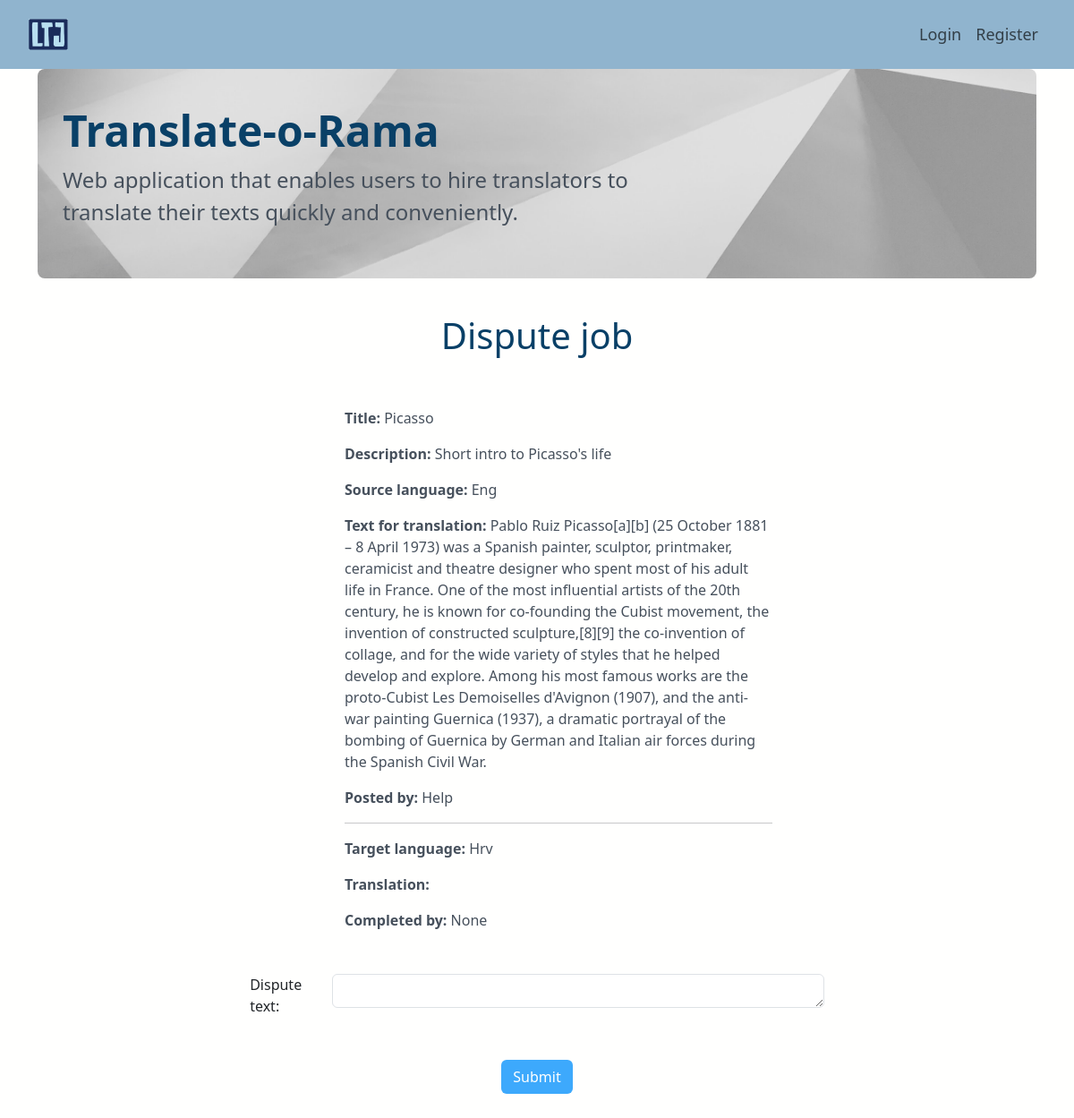
Page /dashboard/dispute/1 on the earlier database version.
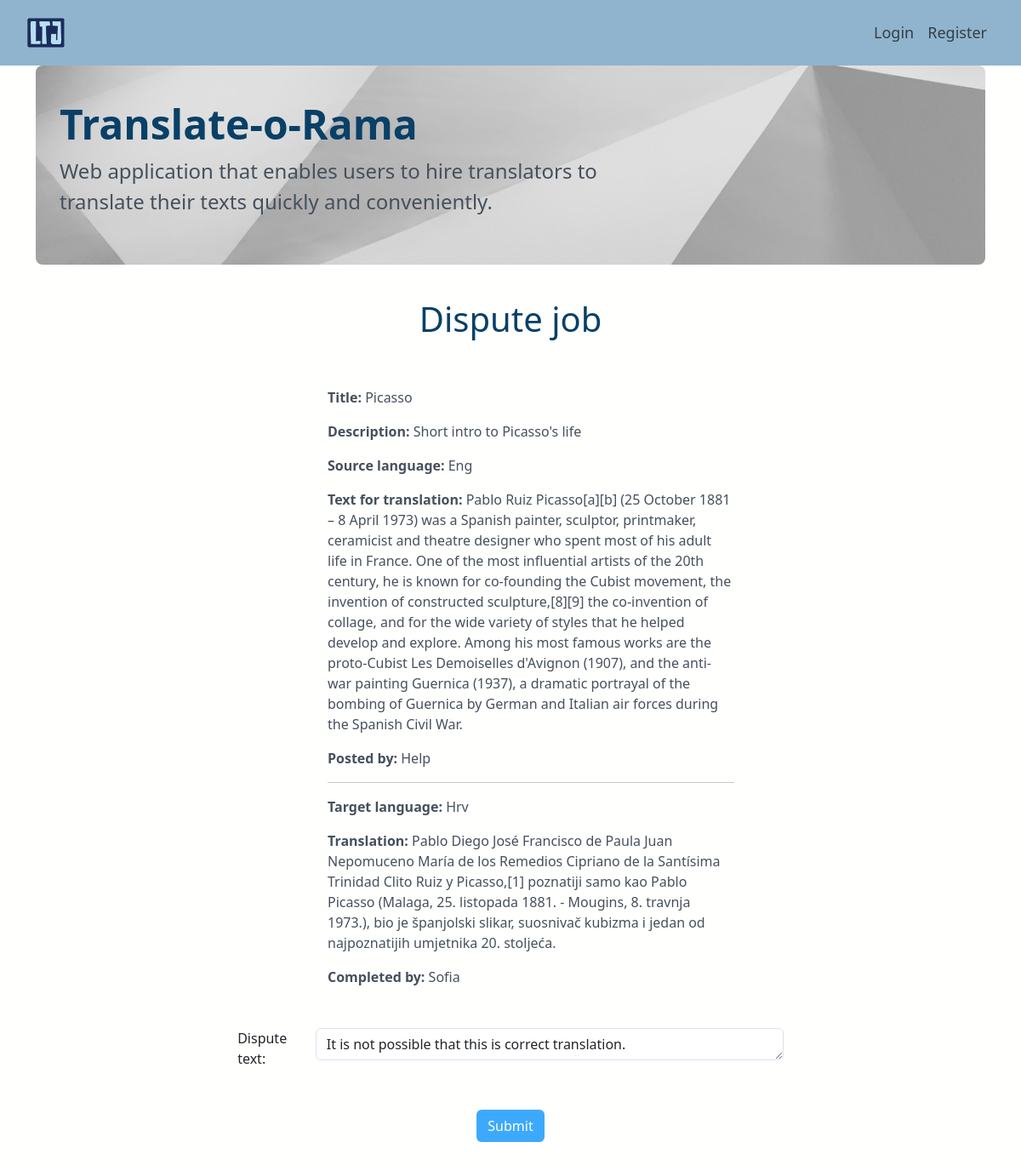
Same page on the later database version.
### app/models.py (models this page shows, shortened)
class Job(models.Model):
    user = models.ForeignKey(User, on_delete=models.CASCADE, related_name="user")
    title = models.TextField(blank=False, unique=True)
    description = models.TextField(blank=False)
    source_language = models.TextField(blank=False)
    target_language = models.TextField(blank=False)
    job_field = models.CharField(
        max_length=15,
        choices=JobField.JOB_CHOICES,
        default=JobField.LITERATURE,
    )
    budget = models.DecimalField(max_digits=10, decimal_places=2, default=0.0)
    text = models.TextField(blank=False)
    assigned_to = models.ForeignKey(
        "JobBid",
        on_delete=models.CASCADE,
        blank=True,
        null=True,
        related_name="assigned_to",
    )
    is_assigned = models.BooleanField(default=False)
    is_completed = models.BooleanField(default=False)
    translator = models.ForeignKey(
        User,
        on_delete=models.SET_NULL,
        blank=True,
        null=True,
        related_name="set_as_translator_of_job",
    )
    translation = models.TextField(blank=True, null=True)
    dispute = models.ForeignKey(
        Dispute,
        on_delete=models.SET_NULL,
        blank=True,
        null=True,
        related_name="dispute_for_completed_job",
    )

class Dispute(models.Model):
    dispute_text = models.TextField(blank=True, null=True)
    status = models.CharField(
        max_length=6, choices=DisputeStatus.DISPUTE_CHOICES, default=DisputeStatus.OPEN
    )

### app/views.py (the view)
def dispute_job(request, job_id):
    user = request.user
    job = get_object_or_404(Job, pk=job_id)
    form = DisputeJobForm()
    context = {
        "job": job,
        "user": user,
        "form": form,
    }
    if request.method == "POST":
        form = DisputeJobForm(request.POST, instance=job.dispute)
        if form.is_valid():
            if job.dispute == None:
                dispute = Dispute.objects.create(
                    dispute_text=form.cleaned_data.get("dispute_text"),
                    status=DisputeStatus.OPEN,
                )
                dispute.save()
                job.dispute = dispute
                job.save()
            else:
                dispute = job.dispute
                dispute.text = form.cleaned_data.get("dispute_text")
                dispute.save()
            return HttpResponseRedirect(reverse("app:dashboard", args=[]))
        else:
            context = {
                "job": job,
                "user": user,
                "form": form,
            }
            return render(request, "app/dispute_job.html", context)
    else:
        form = DisputeJobForm(instance=job.dispute)
        context = {
            "job": job,
            "user": user,
            "form": form,
        }
    return render(request, "app/dispute_job.html", context)

### app/forms.py (shortened to what this page needs)
class DisputeJobForm(ModelForm):
    class Meta:
        model = Dispute
        fields = [
            "dispute_text",
        ]

### app/templates/app/dispute_job.html (shortened to what this page needs)
{% extends 'app/base.html' %}
{% load widget_tweaks %}
{% block content %}
<h1 class="text-center mb-5 mt-3">Dispute job</h1>
<div class="content-section mt-5 mb-5 p-2 ">
	<div class="container w-50 mb-5 justify-content-center">
		<div class="ms-5">
			<p><b>Title:</b> {{job.title}}</p>
			<p><b>Description:</b> {{job.description}}</p>
            <p><b>Source language:</b> {{job.source_language}}</p>
			<p><b>Text for translation:</b> {{job.text}}</p>
            <p><b>Posted by:</b> {{job.user}}</p>
            <hr>
            <p><b>Target language:</b> {{job.target_language}}</p>
            <p><b>Translation:</b> {{job.translation}}</p>
            <p><b>Completed by:</b> {{job.translator}}</p>
		</div>
	</div>
	<form action="{% url 'app:dispute_job' job.id %}" method="POST">
		{% include 'includes/job_form.html' with form=form %}
		<div class="row mt-4 text-center mb-5">
            <div clss="col-md-8 ms-2">
				<button class="btn custom-btn" type="submit">
					Submit
				</button>
			</div>
		</div>
    </form>
</div>
{% endblock content %}

### app/templates/includes/job_form.html (shortened to what this page needs)
{% load widget_tweaks %}
    {% for field in form.visible_fields %}
        <div class='form-group mt-3 mb-5 d-flex justify-content-center'>
            <label class='control-label col-md-1 col-md-offset-2'>{{ field.label_tag }}</label>
            <div class='col-md-6' >
                {% if form.is_bound %}
                    {% if field.errors %}
                        {% render_field field class="form-control is-invalid" %}
                        {% for error in field.errors %}
                            <div class="invalid-feedback">
                                {{ error }}
                            </div>
                        {% endfor %}
                    {% else %}
                        {% render_field field class="form-control is-valid" %}
                    {% endif %}
                {% else %}
                    {% render_field field class="form-control" rows="1" cols="1" type='text'%}
                {% endif %}
            </div>
        </div>
    {% endfor %}

Differences in the rows shown:
changed Job "Picasso": translation (not shown) → "Pablo Diego José Francisco de Paula Juan Nepomuceno María de los Remedios Cipriano de la Santísima Trinidad Clito Ruiz y Picasso,[1] poznatiji samo kao Pablo Picasso (Malaga, 25. listopada 1881. - Mougins, 8. travnja 1973.), bio je španjolski slikar, suosnivač kubizma i jedan od najpoznatijih umjetnika 20. stoljeća."; translator "None" → "Sofia"
added Dispute: dispute_text "It is not possible that this is correct translation."
